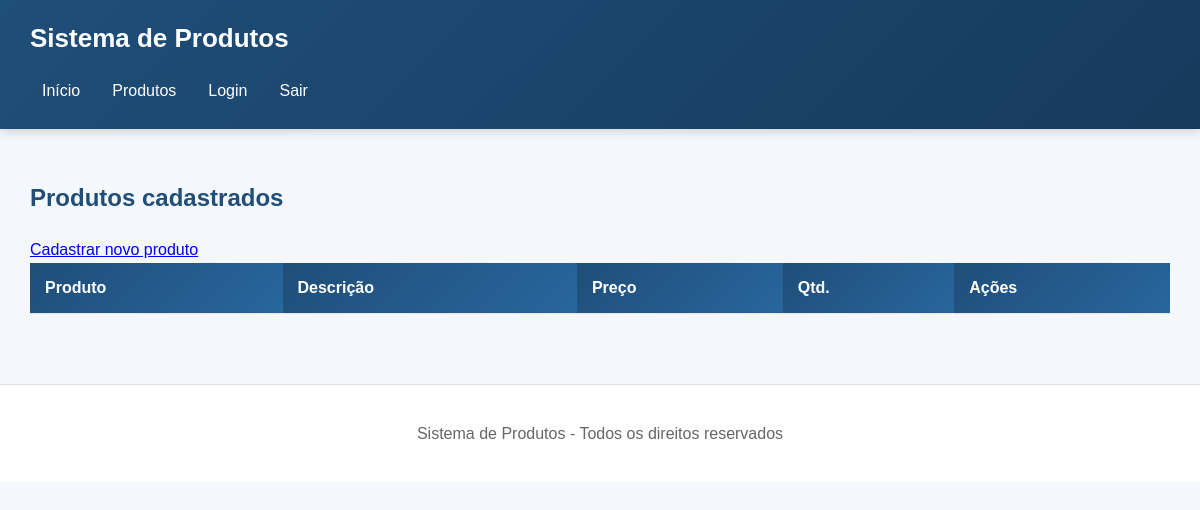
The page /produtos/listar.php (signed in) on the database as committed earlier.
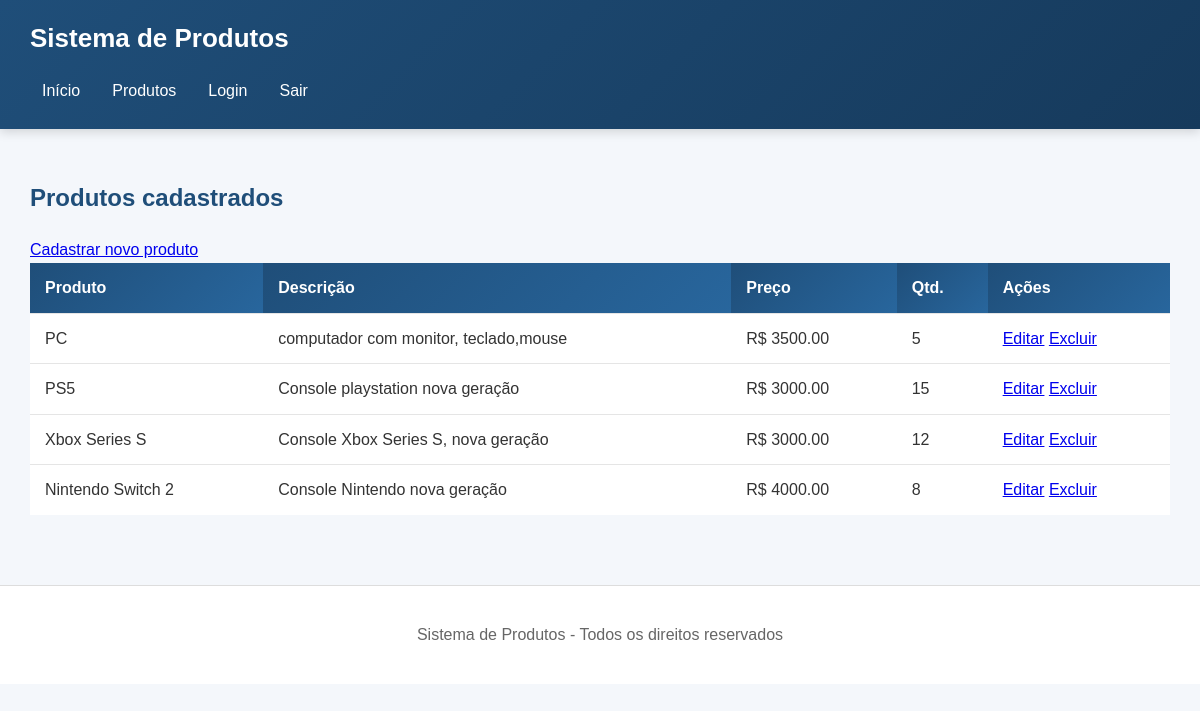
The same page on the database as committed later.
### tables this page shows
CREATE TABLE `produtos` (
  `id` int(11) NOT NULL,
  `nome` varchar(100) NOT NULL,
  `descricao` varchar(255) NOT NULL,
  `preco` decimal(10,2) NOT NULL,
  `quantidade` int(11) NOT NULL
);

### produtos/listar.php (the view, shortened to what this page needs)
<?php
require __DIR__ . '/../conexao.php';
$sql = "SELECT * FROM produtos";
$resultado = mysqli_query($conexao, $sql);
?>
<?php require __DIR__ . '/../cabecalho.php'; ?>
<main>
    <h2>Produtos cadastrados</h2>
    <a href="cadastrar.php">Cadastrar novo produto</a>
    <table>
        <tr>
            <th>Produto</th>
            <th>Descrição</th>
            <th>Preço</th>
            <th>Qtd.</th>
            <th>Ações</th>
        </tr>
        <?php while ($produto = mysqli_fetch_assoc($resultado)) { ?>
            <tr>
                <td><?php echo $produto['nome']; ?></td>
                <td><?php echo $produto['descricao']; ?></td>
                <td>R$ <?php echo $produto['preco']; ?></td>
                <td><?php echo $produto['quantidade']; ?></td>
                <td>
                    <a href="atualizar.php?id=<?php echo $produto['id'];
                    ?>">Editar</a>
                    <a href="excluir.php?id=<?php echo $produto['id'];
                    ?>">Excluir</a>
                </td>
            </tr>
        <?php } ?>
    </table>
</main>
<?php require __DIR__ . '/../rodape.php'; ?>

### cabecalho.php (shortened to what this page needs)
<?php
$base_url = '/projeto_php/';
?>
<!DOCTYPE html>
<html lang="pt-br">
<head>
    <link rel="stylesheet" href="<?php echo $base_url; ?>css/style.css">
</head>
<body>
    <header>
        <h1>Sistema de Produtos</h1>
            <nav>
                <a href="<?php echo $base_url; ?>index.php">Início</a>
                <a href="<?php echo $base_url; ?>produtos/listar.php">Produtos</a>
                <a href="<?php echo $base_url; ?>login.php">Login</a>
                <a href="<?php echo $base_url; ?>logout.php">Sair</a>
            </nav>
    </header>

### rodape.php
    <footer>
        <p>Sistema de Produtos - Todos os direitos reservados</p>
    </footer>
</body>
</html>

### css/style.css (style rules this page uses)
* { box-sizing: border-box; }
body { font-family: Arial, sans-serif; margin: 0; background: #f4f7fb; color: #333; line-height: 1.6; }
header { background: linear-gradient(135deg, #1f4e79, #163a5c); color: white; padding: 18px 30px; box-shadow: 0 3px 10px rgba(0, 0, 0, 0.15); }
header h1 { margin: 0 0 10px; font-size: 26px; }
header nav { display: flex; flex-wrap: wrap; gap: 8px; }
header nav a { color: white; padding: 8px 12px; border-radius: 5px; text-decoration: none; transition: 0.3s; }
main { width: 100%; max-width: 1200px; margin: 0 auto; padding: 30px; }
main h1, main h2, main h3 { color: #1f4e79; }
table { width: 100%; min-width: 600px; border-collapse: collapse; background-color: white; }
table th, table td { border-bottom: 1px solid #e5e5e5; padding: 12px 15px; text-align: left; }
table th { background: linear-gradient(135deg, #1f4e79, #28669d); color: white; font-weight: bold; }
table tr:last-child td { border-bottom: none; }
table tbody tr { transition: 0.2s; }
footer { margin-top: 40px; text-align: center; padding: 20px; background-color: #fff; color: #666; border-top: 1px solid #ddd; }

Rows that differ between the two databases and show on the page:
added produtos: nome "PC", descricao "computador com monitor, teclado,mouse", preco "3500.00", quantidade "5"
added produtos: nome "PS5", descricao "Console playstation nova geração", preco "3000.00", quantidade "15"
added produtos: nome "Xbox Series S", descricao "Console Xbox Series S, nova geração", preco "3000.00", quantidade "12"
added produtos: nome "Nintendo Switch 2", descricao "Console Nintendo nova geração", preco "4000.00", quantidade "8"
